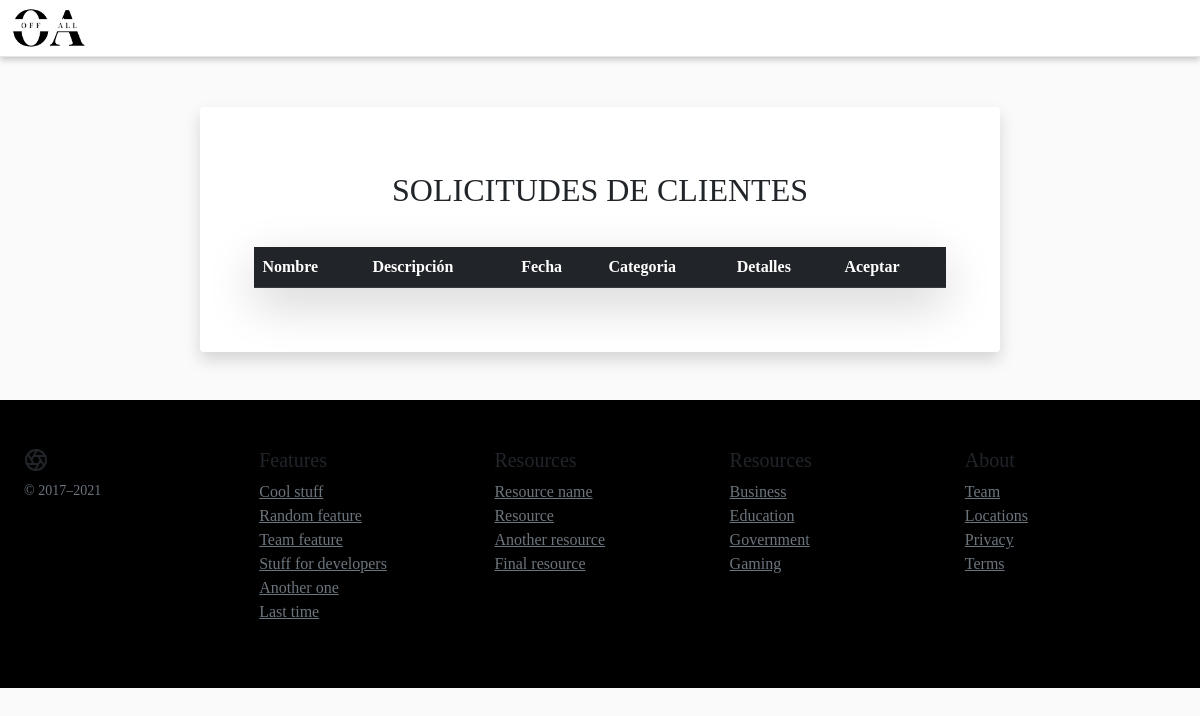
Before: /listRequests with the older database file.
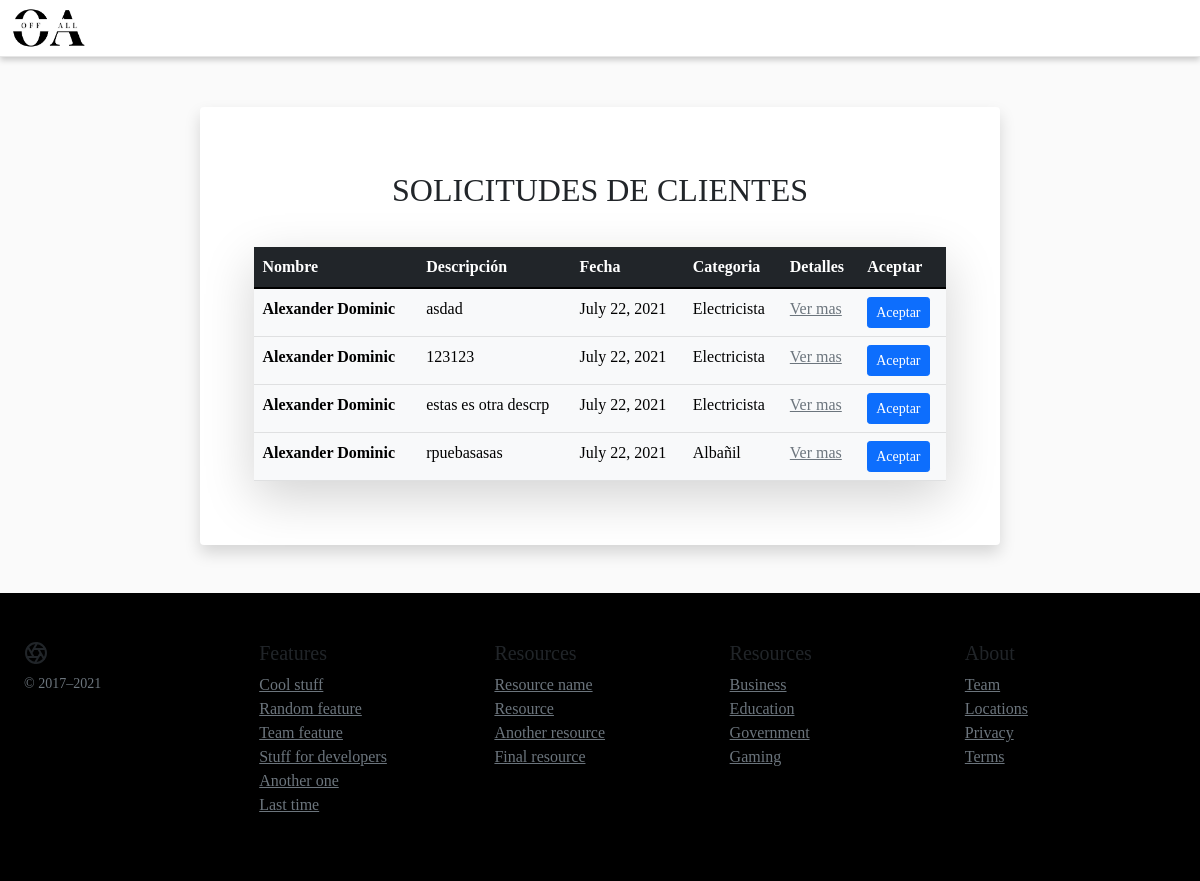
After: the same page with the newer database file.
### main/models.py (models this page shows)
class Requests(models.Model):
    SolicitudDescription = models.CharField(max_length=5000)
    SolicitudImg = models.ImageField(upload_to = 'pics')
    SolicitudDate = models.DateField()
    SolicitudProfession = models.ForeignKey(Profession, on_delete=models.CASCADE)
    SolicitudAddress = models.CharField(max_length=100)
    SolicitudPrice = models.FloatField()
    SolicitudClient = models.ForeignKey(Client, null=False, blank=False, on_delete=models.CASCADE)
    SolicitudStatus = models.CharField(max_length=100)
    def get_mos_url(self):
        return "detailsRequests/"+str(self.id)

class Client(models.Model):
    names = models.CharField(max_length = 200)
    surnames = models.CharField(max_length = 200)
    email = models.EmailField(max_length= 200)
    password = models.CharField(max_length = 200)
    telephone = models.IntegerField()
    dni = models.IntegerField()
    date = models.DateField()
    def __str__(self):
        return self.names

class Profession(models.Model):
    name = models.CharField(max_length = 200)
    description = models.TextField()
    def __str__(self):
        return self.name

### main/views.py (the view)
# urls.py: path("listRequests", views.listRequests, name= "listRequests"),
def listRequests(request):
    queryset = Requests.objects.all()
    context = {
		'objectList': queryset,
	}
    return render(request, 'listaSolicitudes.html', context)

### templates/listaSolicitudes.html (shortened to what this page needs)
{% load static %}
<!DOCTYPE html>
<html lang="en">
<head>
    <link rel="stylesheet" href="{% static 'css/bootstrap.min.css' %}">
    <link rel="stylesheet" href="{% static 'css/styleCS.css' %}">
<body>
    <header class="site-header sticky-top">
        <nav id="pri" class="container navbar navbar-expand-lg navbar-light ">
            <a href="indexProfessional" class="logo"><img src="{% static 'img/Logo_OFFALL (2).png' %}" height="40" alt="logo"></a>
        </nav>
    </header>
   <main>
    <div id="listsol" class="card shadow p-3 mb-5 bg-body">
        <div class="text-center pt-5">
            <h2>SOLICITUDES DE CLIENTES</h2>
        </div>
        <div id="tabla_sol" style="margin-top: 30px;">
            <table class="table table-light table-hover shadow-lg p-3 mb-5 bg-white">
                <thead class="table-dark">
                    <tr>
                    <th scope="col">Nombre</th>
                    <th scope="col">Descripción</th>
                    <th scope="col">Fecha</th>
                    <th scope="col">Categoria</th>
                    <th scope="col">Detalles</th>
                    <th scope="col">Aceptar</th>
                    </tr>
                </thead>
                <tbody>
                    {% for instance in objectList %}
                    <tr>
                    <th>{{instance.SolicitudClient}}</th>
                    <td>{{instance.SolicitudDescription}}</td>
                    <td>{{instance.SolicitudDate}}</td>
                    <td>{{instance.SolicitudProfession}}</td>
                    <td><a href="{{instance.get_mos_url}}" class="link-secondary">Ver mas</a></td>
                    <td>
                        <form action="aceptarSolicitud" method="POST"> {% csrf_token %}
                            <button type="submit" class="btn btn-primary btn-sm" data-bs-toggle="modal" data-bs-target="#modalForm_accept_solc">Aceptar</button>
                        </form>
                    </td>
                    </tr>
                    {% endfor %}
                </tbody>
            </table>
        </div>
     </div>
    </main>
    <footer class="container-fluid " class="table-responsive" style="background: black;">
        <div class="container py-5">
            <div class="row">
                <div class="col-12 col-md">
                <small class="d-block mb-3 text-muted">&copy; 2017–2021</small>
                </div>
                <div class="col-6 col-md">
                <h5>Features</h5>
                <ul class="list-unstyled text-small">
                    <li><a class="link-secondary" href="#">Cool stuff</a></li>
                    <li><a class="link-secondary" href="#">Random feature</a></li>
                    <li><a class="link-secondary" href="#">Team feature</a></li>
                    <li><a class="link-secondary" href="#">Stuff for developers</a></li>
                    <li><a class="link-secondary" href="#">Another one</a></li>
                    <li><a class="link-secondary" href="#">Last time</a></li>
                </ul>
                </div>
                <div class="col-6 col-md">
                <h5>Resources</h5>
                <ul class="list-unstyled text-small">
                    <li><a class="link-secondary" href="#">Resource name</a></li>
                    <li><a class="link-secondary" href="#">Resource</a></li>
                    <li><a class="link-secondary" href="#">Another resource</a></li>
                    <li><a class="link-secondary" href="#">Final resource</a></li>
                </ul>
                </div>
                <div class="col-6 col-md">
                <h5>Resources</h5>
                <ul class="list-unstyled text-small">
                    <li><a class="link-secondary" href="#">Business</a></li>
                    <li><a class="link-secondary" href="#">Education</a></li>
                    <li><a class="link-secondary" href="#">Government</a></li>
                    <li><a class="link-secondary" href="#">Gaming</a></li>
                </ul>
                </div>
                <div class="col-6 col-md">
                <h5>About</h5>
                <ul class="list-unstyled text-small">
                    <li><a class="link-secondary" href="#">Team</a></li>
                    <li><a class="link-secondary" href="#">Locations</a></li>
                    <li><a class="link-secondary" href="#">Privacy</a></li>
                    <li><a class="link-secondary" href="#">Terms</a></li>
                </ul>
                </div>
            </div>
        </div>
    </footer>
</body>
</html>

### static/css/styleCS.css (style rules this page uses)
.container { max-width: 1200px; }
* { margin: 0; padding: 0; -webkit-box-sizing: border-box; -moz-box-sizing: border-box; box-sizing: border-box; }
body { background: rgb(250, 250, 250); Font-family: 'Franklin Gothic', Arial Bold; }
.site-header { background-color: rgb(255, 255, 255); -webkit-backdrop-filter: saturate(180%) blur(20px); backdrop-filter: saturate(180%) blur(20px); border-bottom: 1px solid #E6E6E6; box-shadow: 0 3px 6px 0 rgb(0 0 0 / 20%); }
.navbar { background: rgba(255, 255, 255, 0.6); }
div.card { border-style: none; }
#tabla_sol { padding-left: 5%; padding-right: 5%; }
#listsol { Font-family: 'Franklin Gothic', Arial Bold; margin-top: 50px; margin-left: 200px; margin-right: 200px; }

Changed rows visible on the page:
added Requests: SolicitudClient "Alexander Dominic", SolicitudDescription "asdad", SolicitudDate "July 22, 2021", SolicitudProfession "Electricista"
added Requests: SolicitudClient "Alexander Dominic", SolicitudDescription "123123", SolicitudDate "July 22, 2021", SolicitudProfession "Electricista"
added Requests: SolicitudClient "Alexander Dominic", SolicitudDescription "estas es otra descrp", SolicitudDate "July 22, 2021", SolicitudProfession "Electricista"
added Requests: SolicitudClient "Alexander Dominic", SolicitudDescription "rpuebasasas", SolicitudDate "July 22, 2021", SolicitudProfession "Albañil"
